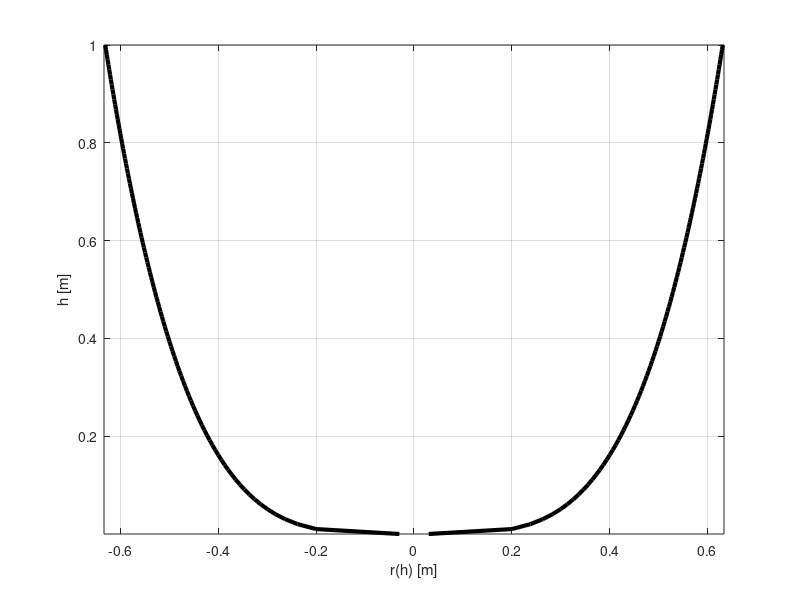
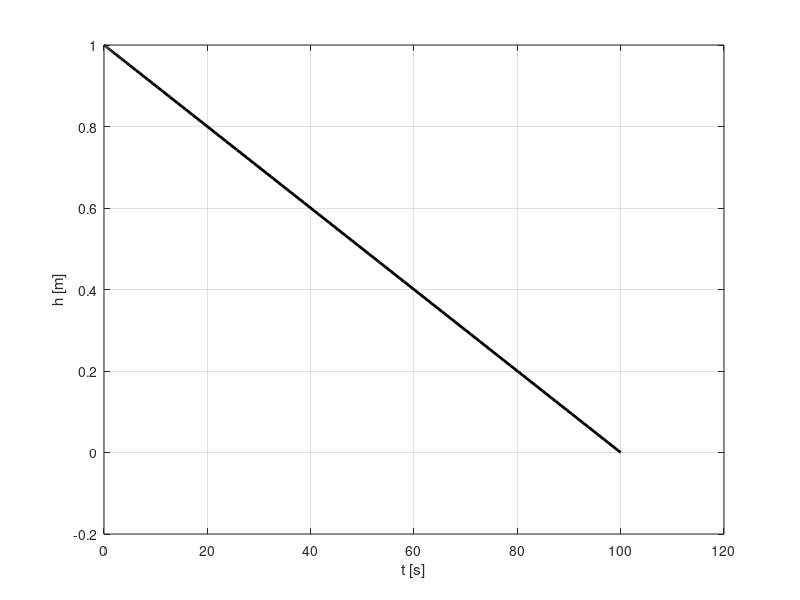

The MATLAB source for these figures, in order:
function vaciadoDeposito(S, S0, hi)

%%%% constantes %%%%

% gravedad 
g  = 9.81; % m/s^2

% altura incial
if !exist("hi")
  hi = 1; % m
end

% radio y area de vaciado
r0 = 0.03;    % m
if !exist("S0")
  S0 = pi*r0^2; % m^2
end

% velocidad de bajada del liquido
v1 = 0.01;   % m/s


%%%% solucion %%%%

% superficie superior en funcion de la altura
if !exist("S")
  S = @(h) pi * r0^2 * sqrt(1 + 2*g*h / v1^2); % m^2
end

% ecuacion diferencial dh/dt
dhdt = @(t,h) -sqrt(2*g*h ./ (S(h).^2/S0^2 - 1));

% opciones de la ode (para dejar de integrar cuando h=0)
options = odeset('Events', @myEvents, 'RelTol', 1e-8);

% resolvemos la ecuacion diferencial
[T,H] = ode45(dhdt, [0,10000], hi, options);


%%%% graficas %%%%

% forma de la clepsidra
figure(1)
hv = linspace(0, hi, 100)'; % vector de puntos de la altura
rv = zeros(size(hv));       % radio en cada punto
for k = 1:length(hv), rv(k) = sqrt(S(hv(k))/pi); end   
plot([rv,-rv],[hv,hv],'k','linewidth',3)
xlabel('r(h) [m]')
ylabel('h [m]')
axis equal
grid

% altura en funcion del tiempo
figure(2)
plot(T, H, 'k', 'linewidth',2)
xlabel('t [s]')
ylabel('h [m]')
grid

% comprobamos la altura y el tiempo final
fprintf("hf = %6.3f m\n", H(end))
fprintf("tf = %6.3f s\n", T(end))
end

% funcion evento para la ode45
function [position,isterminal,direction] = myEvents(t,y)
position = y-eps;   % The value that we want to be zero
isterminal = 1;     % Halt integration 
direction = 0;      % The zero can be approached from either direction
end